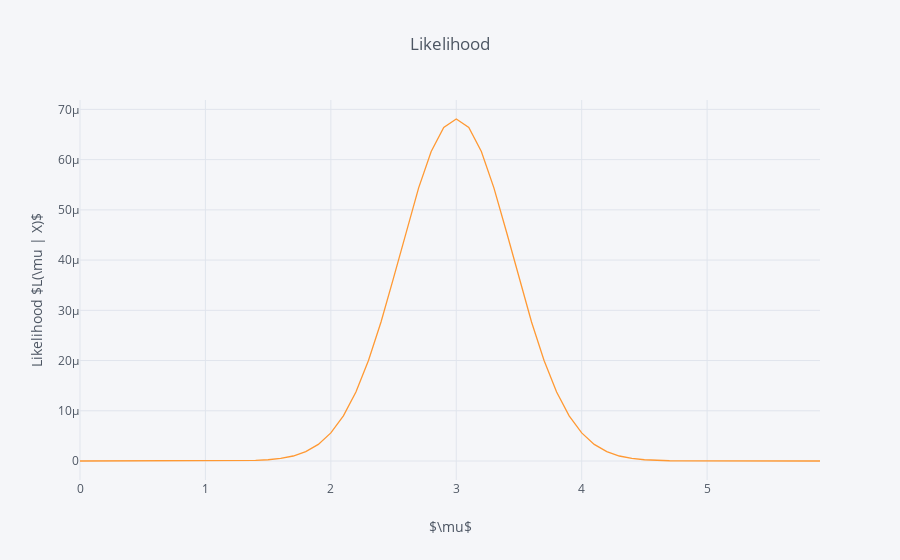

Notebook code cell kept with this figure:
### Markdown cell above
The likelihood is just passing our vector $X$ through the normal probability density and multiplying the results. But, we are still able to vary the parameters $\mu$ and $\sigma$.

Now, let's see the likelihood plot if we fix $\sigma = 1$ and vary $\mu$

### Code cell
sigma = 1
mus = np.arange(-0, 6, 0.1)

# there must be a vectorized way to do that, but this is fast
y = []
for mu in mus:
    y_temp = 1
    for x_i in X:
        y_temp = y_temp * normal(x_i, mu, sigma)
    y.append(y_temp)
        
pd.DataFrame(y, mus).iplot(xTitle='$\\mu$', yTitle='Likelihood $L(\\mu | X)$',
                          title='Likelihood ')

### Figure 1 — Plotly figure (JSON) as saved in the notebook; plotly's stock layout.template omitted (floating-point values rounded to 4 significant figures)
{"data": [{"line": {"color": "rgba(255, 153, 51, 1.0)", "dash": "solid", "shape": "linear", "width": 1.3}, "mode": "lines", "name": "0", "text": "", "type": "scatter", "uid": "cb0db25d-f107-4a9c-b583-06444359866c", "x": [0, 0.1, 0.2, 0.3, 0.4, 0.5, 0.6, 0.7, 0.8, 0.9, 1, 1.1, 1.2, 1.3, 1.4, 1.5, 1.6, 1.7, 1.8, 1.9, 2, 2.1, 2.2, 2.3, 2.4, 2.5, 2.6, 2.7, 2.8, 2.9, 3, 3.1, 3.2, 3.3, 3.4, 3.5, 3.6, 3.7, 3.8, 3.9, 4, 4.1, 4.2, 4.3, 4.4, 4.5, 4.6, 4.7, 4.8, 4.9, 5, 5.1, 5.2, 5.3, 5.4, 5.5, 5.6, 5.7, 5.8, 5.9], "y": [1.152e-14, 5.035e-14, 2.094e-13, 8.281e-13, 3.115e-12, 1.115e-11, 3.795e-11, 1.229e-10, 3.785e-10, 1.109e-09, 3.091e-09, 8.195e-09, 2.067e-08, 4.958e-08, 1.131e-07, 2.456e-07, 5.07e-07, 9.958e-07, 1.86e-06, 3.306e-06, 5.589e-06, 8.987e-06, 1.375e-05, 2e-05, 2.768e-05, 3.645e-05, 4.564e-05, 5.437e-05, 6.161e-05, 6.641e-05, 6.809e-05, 6.641e-05, 6.161e-05, 5.437e-05, 4.564e-05, 3.645e-05, 2.768e-05, 2e-05, 1.375e-05, 8.987e-06, 5.589e-06, 3.306e-06, 1.86e-06, 9.958e-07, 5.07e-07, 2.456e-07, 1.131e-07, 4.958e-08, 2.067e-08, 8.195e-09, 3.091e-09, 1.109e-09, 3.785e-10, 1.229e-10, 3.795e-11, 1.115e-11, 3.115e-12, 8.281e-13, 2.094e-13, 5.035e-14]}], "layout": {"legend": {"bgcolor": "#F5F6F9", "font": {"color": "#4D5663"}}, "paper_bgcolor": "#F5F6F9", "plot_bgcolor": "#F5F6F9", "title": {"font": {"color": "#4D5663"}, "text": "Likelihood "}, "xaxis": {"gridcolor": "#E1E5ED", "showgrid": true, "tickfont": {"color": "#4D5663"}, "title": {"font": {"color": "#4D5663"}, "text": "$\\mu$"}, "zerolinecolor": "#E1E5ED"}, "yaxis": {"gridcolor": "#E1E5ED", "showgrid": true, "tickfont": {"color": "#4D5663"}, "title": {"font": {"color": "#4D5663"}, "text": "Likelihood $L(\\mu | X)$"}, "zerolinecolor": "#E1E5ED"}}}
